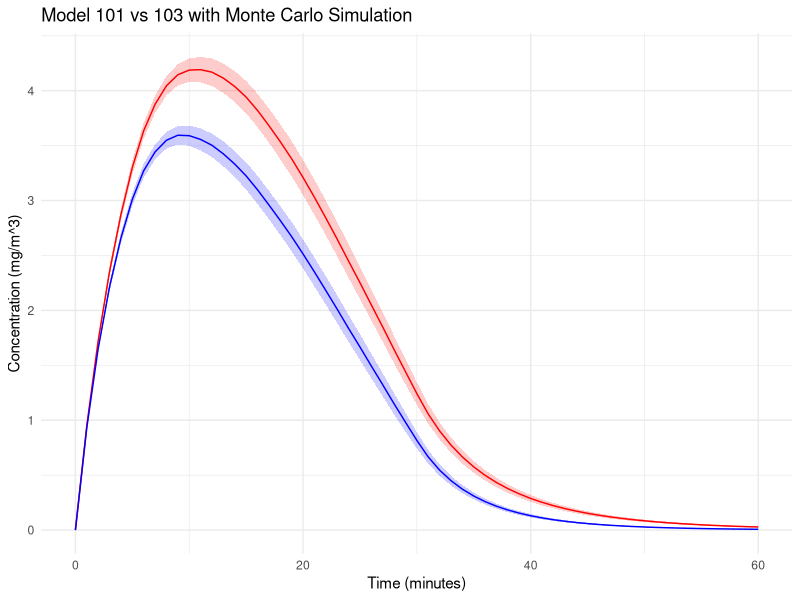
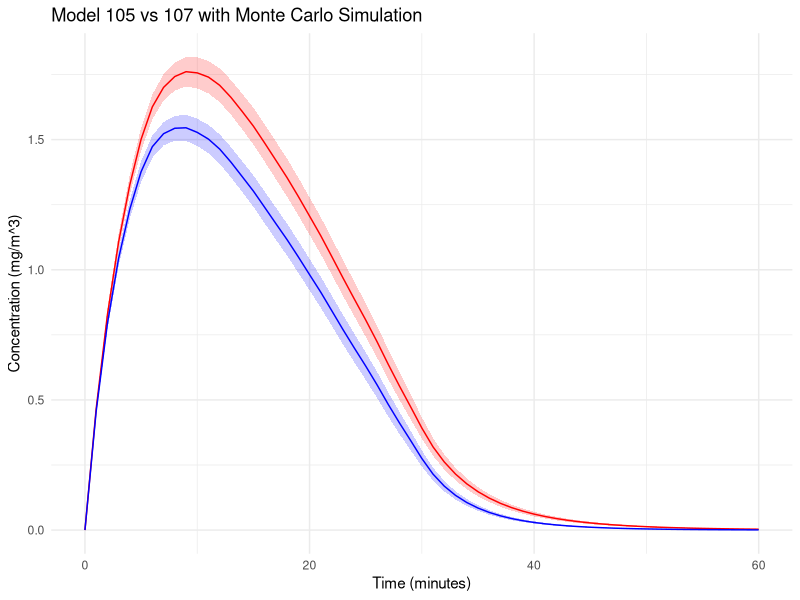
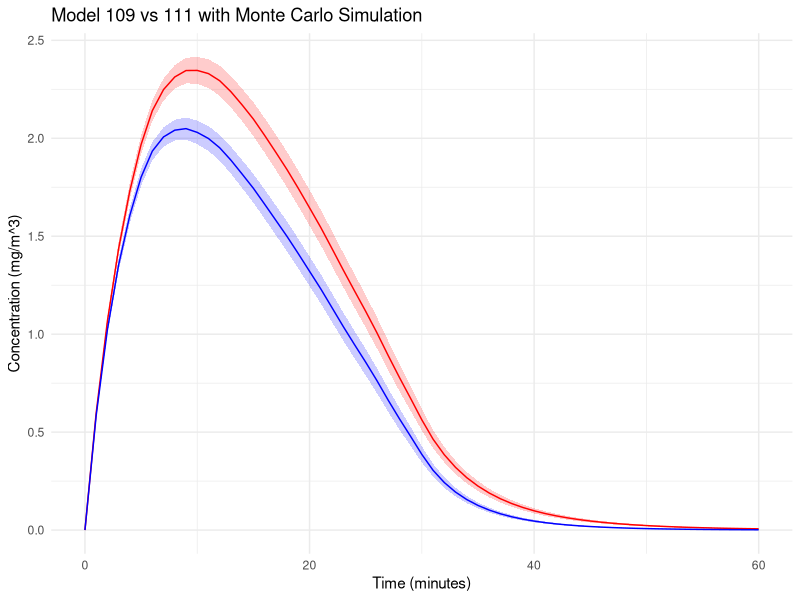
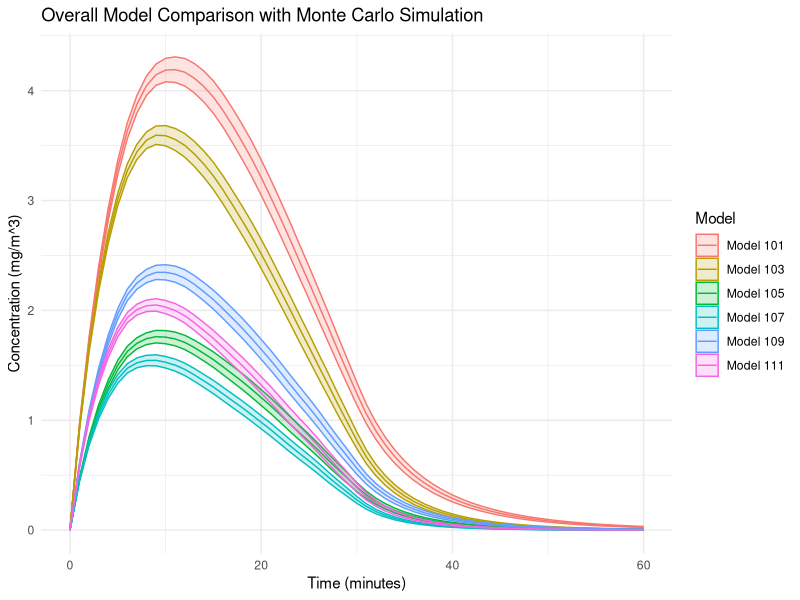

These charts were generated, in order, by the following R code:
# Define Model 100 with the gamma factor
model_100 <- function(G, Q, gamma) {
  C_steady <- gamma * G / Q
  return(C_steady)
}

# Define Model 101
model_101 <- function(G, Q, V, t_g, T) {
  # Create a time vector
  time_vector <- seq(0, T, by = 1)
  
# Calculate the phase of concentration increase
  C_rise <- sapply(time_vector, function(t) {
    if (t <= t_g) {
      return((G / Q) * (1 - exp((-Q * t) / V )))
    } else {
      return(NA)
    }
  })          
  
  # Concentration at the end of the emission phase as the initial concentration for the decay phase
  C0 <- (G / Q) * (1 - exp(-Q * t_g / V ))
  
  # Calculate the concentration decay phase
  C_decay <- sapply(time_vector, function(t) {
    if (t > t_g) {
      return(C0 * exp(-Q * (t - t_g) / V ))
    } else {
      return(NA)
    }
  })
  
  return(list(time = time_vector, concentration_rise = C_rise, concentration_decay = C_decay))
}


T <- 60   # Total time (minutes)
t_g <- 15 # Time of generation (minutes)
G <- 100  # mg/min
Q <- 20   # m^3/min
epsilon_L <- 0.5  # Efficiency of local exhaust
epsilon_L_F <- 0.75  # Efficiency of local exhaust filtration
Q_R <- 5  # m^3/min
epsilon_RF <- 0.9  # Efficiency of recirculation filtration
V <- 100  # m^3
gamma <- 0.25  


# Calculation of steady-state concentrations for model 100
C_steady_100 <- model_100(G, Q, gamma)

# Calculation of steady-state concentrations for model 101
results_101 <- model_101(G, Q, V, t_g, T)


# Define Model 102
model_102 <- function(G, Q, Q_R, epsilon_RF, gamma) {
  C_bar <- (gamma * G) / (Q + epsilon_RF * Q_R)
  C_RF <- C_bar * (1 - epsilon_RF)
  return(list(C_bar = C_bar, C_RF = C_RF))
}


# Define Model 103
model_103 <- function(G, Q, Q_R, epsilon_RF, V, t_g, T) {
  Q_instead <- Q + epsilon_RF * Q_R
  return(model_101(G, Q_instead, V, t_g, T))
}

T <- 60   # Total time (minutes)
t_g <- 15 # Time of generation (minutes)
G <- 100  # mg/min
Q <- 20   # m^3/min
epsilon_L <- 0.5  # Efficiency of local exhaust
epsilon_L_F <- 0.75  # Efficiency of local exhaust filtration
Q_R <- 5  # m^3/min
epsilon_RF <- 0.9  # Efficiency of recirculation filtration
V <- 100  # m^3
gamma <- 0.25  

results_102 <- model_102(G, Q, Q_R, epsilon_RF, gamma)
results_103 <- model_103(G, Q, Q_R, epsilon_RF, V, t_g, T)

#Visualization
library(ggplot2)
C_bar_1 <- results_102$C_bar

results_103_df <- data.frame(Time = results_103$time, 
                             Concentration = c(results_103$concentration_rise, results_103$concentration_decay))
results_103_df <- results_103_df[!is.na(results_103_df$Concentration), ]

# Monte Carlo

G_range <- c(60, 150)
Q_range <- c(10, 30)
Q_R_range <- c(2, 10)
V_range <- c(60, 150)
t_g_range <- c(5, 30)
T <- 60
gamma_range <- t_g_range / T
epsilon_RF_range <- c(0.5, 0.95)

# simulation times
n_simulations <- 1000

results_101 <- vector("list", n_simulations)
results_103 <- vector("list", n_simulations)

# Monte Carlo simulation
set.seed(123)
for (i in 1:n_simulations) {
    # Randomly selection
    G <- runif(1, G_range[1], G_range[2])
    Q <- runif(1, Q_range[1], Q_range[2])
    Q_R <- runif(1, Q_R_range[1], Q_R_range[2])
    V <- runif(1, V_range[1], V_range[2])
    t_g <- runif(1, t_g_range[1], t_g_range[2])
    gamma <- runif(1, gamma_range[1], gamma_range[2])
    epsilon_RF <- runif(1, epsilon_RF_range[1], epsilon_RF_range[2])
    
    results_101[[i]] <- model_101(G, Q, V, t_g, T)
    results_103[[i]] <- model_103(G, Q, Q_R, epsilon_RF, V, t_g, T)
}

# Transfer to data.frame
df_101 <- do.call(rbind, lapply(results_101, function(x) data.frame(Time = x$time, 
                                                                    Concentration = c(x$concentration_rise, x$concentration_decay))))
df_103 <- do.call(rbind, lapply(results_103, function(x) data.frame(Time = x$time, 
                                                                    Concentration = c(x$concentration_rise, x$concentration_decay))))

                                
average_and_ci <- function(df, n) {
    df_summary <- aggregate(Concentration ~ Time, data = df, mean)
    df_summary$SD <- aggregate(Concentration ~ Time, data = df, sd)$Concentration
    df_summary$CI_lower <- df_summary$Concentration - qt(0.975, df=n-1) * df_summary$SD / sqrt(n)
    df_summary$CI_upper <- df_summary$Concentration + qt(0.975, df=n-1) * df_summary$SD / sqrt(n)
    return(df_summary)
}

average_101 <- average_and_ci(df_101, n_simulations)
average_103 <- average_and_ci(df_103, n_simulations)

ggplot() +
    geom_ribbon(data = average_101, aes(x = Time, ymin = CI_lower, ymax = CI_upper), fill = "red", alpha = 0.2) +
    geom_line(data = average_101, aes(x = Time, y = Concentration), color = "red") +
    geom_ribbon(data = average_103, aes(x = Time, ymin = CI_lower, ymax = CI_upper), fill = "blue", alpha = 0.2) +
    geom_line(data = average_103, aes(x = Time, y = Concentration), color = "blue") +
    labs(title = "Model 101 vs 103 with Monte Carlo Simulation",
         x = "Time (minutes)", 
         y = "Concentration (mg/m^3)") +
    theme_minimal()






# Define Model 104
model_104 <- function(G, Q, Q_L, epsilon_L, gamma) {
  C_avg <- (gamma * G * (1 - epsilon_L)) / (Q + Q_L)
  C_L_avg <- C_avg + (epsilon_L * gamma * G) / Q_L
  return(list(C_avg = C_avg, C_L_avg = C_L_avg))
}


# Define Model 105
model_105 <- function(G, Q, Q_L, epsilon_L, V, t_g, T) {
  # Create a time vector
  time_vector <- seq(0, T, by = 1)
  
  C_rise <- sapply(time_vector, function(t) {
    if (t <= t_g) {
      return(((G * (1 - epsilon_L)) / (Q + Q_L)) * (1 - exp((-(Q + Q_L) * t) / V)))
    } else {
      return(NA)
    }
  })
  
  C0 <- (G * (1 - epsilon_L)) / (Q + Q_L) * (1 - exp((-(Q + Q_L) * t_g) / V))
  
  C_decay <- sapply(time_vector, function(t) {
    if (t > t_g) {
      return(C0 * exp((-(Q + Q_L) * (t - t_g)) / V))
    } else {
      return(NA)
    }
  })
  
  return(list(time = time_vector, concentration_rise = C_rise, concentration_decay = C_decay))
}


# Define Model 106
model_106 <- function(G, Q, Q_L, epsilon_L, Q_R, epsilon_RF, gamma) {
  C_avg <- (gamma * G * (1 - epsilon_L)) / ((Q + epsilon_RF * Q_R) + Q_L)
  C_L_avg <- C_avg + (epsilon_L * gamma * G) / Q_L
  C_RF <- C_avg * (1 - epsilon_RF)
  return(list(C_avg = C_avg, C_L_avg = C_L_avg, C_RF = C_RF))
}


# Define Model 107
model_107 <- function(G, Q, Q_L, epsilon_L, Q_R, epsilon_RF, V, t_g, T) {
  Q_instead <- Q + epsilon_RF * Q_R
  return(model_105(G, Q_instead, Q_L, epsilon_L, V, t_g, T))
}


T <- 60   # Total time (minutes)
t_g <- 15 # Time of generation (minutes)
G <- 100  # mg/min
Q <- 20   # m^3/min
Q_L <- 5  # m^3/min
epsilon_L <- 0.5  # Efficiency of local exhaust
epsilon_L_F <- 0.75  # Efficiency of local exhaust filtration
Q_R <- 5  # m^3/min
epsilon_RF <- 0.9  # Efficiency of recirculation filtration
V <- 100  # m^3
gamma <- 0.25 


# Monte Carlo

G_range <- c(60, 150)
Q_range <- c(10, 30)
Q_L_range <- c(2, 8)
epsilon_L_range <- c(0.2, 0.8)
epsilon_L_F_range <- c(0.5, 0.95)
Q_R_range <- c(2, 10)
epsilon_RF_range <- c(0.5, 0.95)
V_range <- c(60, 150)
t_g_range <- c(5, 30)
T <- 60
gamma_range <- t_g_range / T


# simulation times
n_simulations <- 1000

results_105 <- vector("list", n_simulations)
results_107 <- vector("list", n_simulations)

# Monte Carlo simulation
set.seed(123)
for (i in 1:n_simulations) {
    # Randomly selection
    G <- runif(1, G_range[1], G_range[2])
    Q <- runif(1, Q_range[1], Q_range[2])
    Q_L <- runif(1, Q_L_range[1], Q_L_range[2])
    epsilon_L <- runif(1, epsilon_L_range[1], epsilon_L_range[2])
    epsilon_L_F <- runif(1, epsilon_L_F_range[1], epsilon_L_F_range[2])
    Q_R <- runif(1, Q_R_range[1], Q_R_range[2])
    V <- runif(1, V_range[1], V_range[2])
    t_g <- runif(1, t_g_range[1], t_g_range[2])
    gamma <- runif(1, gamma_range[1], gamma_range[2])
    epsilon_RF <- runif(1, epsilon_RF_range[1], epsilon_RF_range[2])
    
    results_105[[i]] <- model_105(G, Q, Q_L, epsilon_L, V, t_g, T)
    results_107[[i]] <- model_107(G, Q, Q_L, epsilon_L, Q_R, epsilon_RF, V, t_g, T)
}

# Transfer to data.frame
df_105 <- do.call(rbind, lapply(results_105, function(x) data.frame(Time = x$time, 
                                                                    Concentration = c(x$concentration_rise, x$concentration_decay))))

df_107 <- do.call(rbind, lapply(results_107, function(x) data.frame(Time = x$time, 
                                                                    Concentration = c(x$concentration_rise, x$concentration_decay))))

                                
average_and_ci <- function(df, n) {
    df_summary <- aggregate(Concentration ~ Time, data = df, mean)
    df_summary$SD <- aggregate(Concentration ~ Time, data = df, sd)$Concentration
    df_summary$CI_lower <- df_summary$Concentration - qt(0.975, df=n-1) * df_summary$SD / sqrt(n)
    df_summary$CI_upper <- df_summary$Concentration + qt(0.975, df=n-1) * df_summary$SD / sqrt(n)
    return(df_summary)
}

average_105 <- average_and_ci(df_105, n_simulations)
average_107 <- average_and_ci(df_107, n_simulations)


ggplot() +
    geom_ribbon(data = average_105, aes(x = Time, ymin = CI_lower, ymax = CI_upper), fill = "red", alpha = 0.2) +
    geom_line(data = average_105, aes(x = Time, y = Concentration), color = "red") +
    geom_ribbon(data = average_107, aes(x = Time, ymin = CI_lower, ymax = CI_upper), fill = "blue", alpha = 0.2) +
    geom_line(data = average_107, aes(x = Time, y = Concentration), color = "blue") +
    labs(title = "Model 105 vs 107 with Monte Carlo Simulation",
         x = "Time (minutes)", 
         y = "Concentration (mg/m^3)") +
    theme_minimal()


                                
# Define Model 108
model_108 <- function(G, Q, Q_L, epsilon_L, epsilon_L_F, gamma) {
  C_avg <- (gamma * G * (1 - epsilon_L * epsilon_L_F)) / (Q + epsilon_L_F * Q_L)
  C_LE <- C_avg + (epsilon_L * gamma * G) / Q_L
  C_LF <- C_LE * (1 - epsilon_L_F)
  return(list(C_avg = C_avg, C_LE = C_LE, C_LF = C_LF))
}


# Define Model 109
model_109 <- function(G, Q, Q_L, epsilon_L, epsilon_L_F, V, t_g, T) {
  # Create a time vector
  time_vector <- seq(0, T, by = 1)
  
  C_rise <- sapply(time_vector, function(t) {
    if (t <= t_g) {
      return(((G * (1 - epsilon_L * epsilon_L_F)) / (Q + epsilon_L_F * Q_L)) * (1 - exp((-(Q + epsilon_L_F * Q_L) * t) / V)))
    } else {
      return(NA)
    }
  })
  
  C0 <- ((G * (1 - epsilon_L * epsilon_L_F)) / (Q + epsilon_L_F * Q_L)) * (1 - exp((-(Q + epsilon_L_F * Q_L) * t_g) / V))
  
  C_decay <- sapply(time_vector, function(t) {
    if (t > t_g) {
      return(C0 * exp((-(Q + epsilon_L_F * Q_L) * (t - t_g)) / V))
    } else {
      return(NA)
    }
  })
  
  return(list(time = time_vector, concentration_rise = C_rise, concentration_decay = C_decay))
}


# Define Model 110
model_110 <- function(G, Q, Q_L, epsilon_L, epsilon_L_F, Q_R, epsilon_RF, gamma) {
  C_avg <- (gamma * G * (1 - epsilon_L * epsilon_L_F)) / ((Q + epsilon_RF * Q_R) + epsilon_L_F * Q_L)
  C_LE <- C_avg + (epsilon_L * gamma * G) / Q_L
  C_LF <- C_LE * (1 - epsilon_L_F)
  C_RF <- C_avg * (1 - epsilon_RF)
  return(list(C_avg = C_avg, C_LE = C_LE, C_LF = C_LF, C_RF = C_RF))
}


# Define Model 111
model_111 <- function(G, Q, Q_L, epsilon_L, epsilon_L_F, Q_R, epsilon_RF, V, t_g, T) {
  Q_instead <- Q + epsilon_RF * Q_R
  return(model_109(G, Q_instead, Q_L, epsilon_L, epsilon_L_F, V, t_g, T))
}


T <- 60   # Total time (minutes)
t_g <- 15 # Time of generation (minutes)
G <- 100  # mg/min
Q <- 20   # m^3/min
Q_L <- 5  # m^3/min
epsilon_L <- 0.5  # Efficiency of local exhaust
epsilon_L_F <- 0.75  # Efficiency of local exhaust filtration
Q_R <- 5  # m^3/min
epsilon_RF <- 0.9  # Efficiency of recirculation filtration
V <- 100  # m^3
gamma <- 0.25 

                                
# Monte Carlo

G_range <- c(60, 150)
Q_range <- c(10, 30)
Q_L_range <- c(2, 8)
epsilon_L_range <- c(0.2, 0.8)
epsilon_L_F_range <- c(0.5, 0.95)
Q_R_range <- c(2, 10)
epsilon_RF_range <- c(0.5, 0.95)
V_range <- c(60, 150)
t_g_range <- c(5, 30)
T <- 60
gamma_range <- t_g_range / T


# simulation times
n_simulations <- 1000
                                
results_109 <- vector("list", n_simulations)
results_111 <- vector("list", n_simulations)

set.seed(123)
for (i in 1:n_simulations) {
    # Randomly selection
    G <- runif(1, G_range[1], G_range[2])
    Q <- runif(1, Q_range[1], Q_range[2])
    Q_L <- runif(1, Q_L_range[1], Q_L_range[2])
    epsilon_L <- runif(1, epsilon_L_range[1], epsilon_L_range[2])
    epsilon_L_F <- runif(1, epsilon_L_F_range[1], epsilon_L_F_range[2])
    Q_R <- runif(1, Q_R_range[1], Q_R_range[2])
    V <- runif(1, V_range[1], V_range[2])
    t_g <- runif(1, t_g_range[1], t_g_range[2])
    gamma <- runif(1, gamma_range[1], gamma_range[2])
    epsilon_RF <- runif(1, epsilon_RF_range[1], epsilon_RF_range[2])

    results_109[[i]] <- model_109(G, Q, Q_L, epsilon_L, epsilon_L_F, V, t_g, T)
    results_111[[i]] <- model_111(G, Q, Q_L, epsilon_L, epsilon_L_F, Q_R, epsilon_RF, V, t_g, T)
}


# Transfer to data.frame
df_109 <- do.call(rbind, lapply(results_109, function(x) data.frame(Time = x$time, 
                                                                    Concentration = c(x$concentration_rise, x$concentration_decay))))

df_111 <- do.call(rbind, lapply(results_111, function(x) data.frame(Time = x$time, 
                                                                    Concentration = c(x$concentration_rise, x$concentration_decay))))

# Calculate Average and Confidence Interval
average_109 <- average_and_ci(df_109, n_simulations)
average_111 <- average_and_ci(df_111, n_simulations)

# Plotting with ggplot
ggplot() +
    geom_ribbon(data = average_109, aes(x = Time, ymin = CI_lower, ymax = CI_upper), fill = "red", alpha = 0.2) +
    geom_line(data = average_109, aes(x = Time, y = Concentration), color = "red") +
    geom_ribbon(data = average_111, aes(x = Time, ymin = CI_lower, ymax = CI_upper), fill = "blue", alpha = 0.2) +
    geom_line(data = average_111, aes(x = Time, y = Concentration), color = "blue") +
    labs(title = "Model 109 vs 111 with Monte Carlo Simulation",
         x = "Time (minutes)", 
         y = "Concentration (mg/m^3)") +
    theme_minimal()

                                
                                

# Overall comparison
average_101$Model <- "Model 101"
average_103$Model <- "Model 103"
average_105$Model <- "Model 105"
average_107$Model <- "Model 107"
average_109$Model <- "Model 109"
average_111$Model <- "Model 111"

combined_averages <- rbind(average_101, average_103, average_105, average_107, average_109, average_111)

ggplot(combined_averages, aes(x = Time, y = Concentration, color = Model)) +
    geom_line() +
    geom_ribbon(aes(ymin = CI_lower, ymax = CI_upper, fill = Model), alpha = 0.2) +
    labs(title = "Overall Model Comparison with Monte Carlo Simulation",
         x = "Time (minutes)", 
         y = "Concentration (mg/m^3)") +
    theme_minimal()                          
